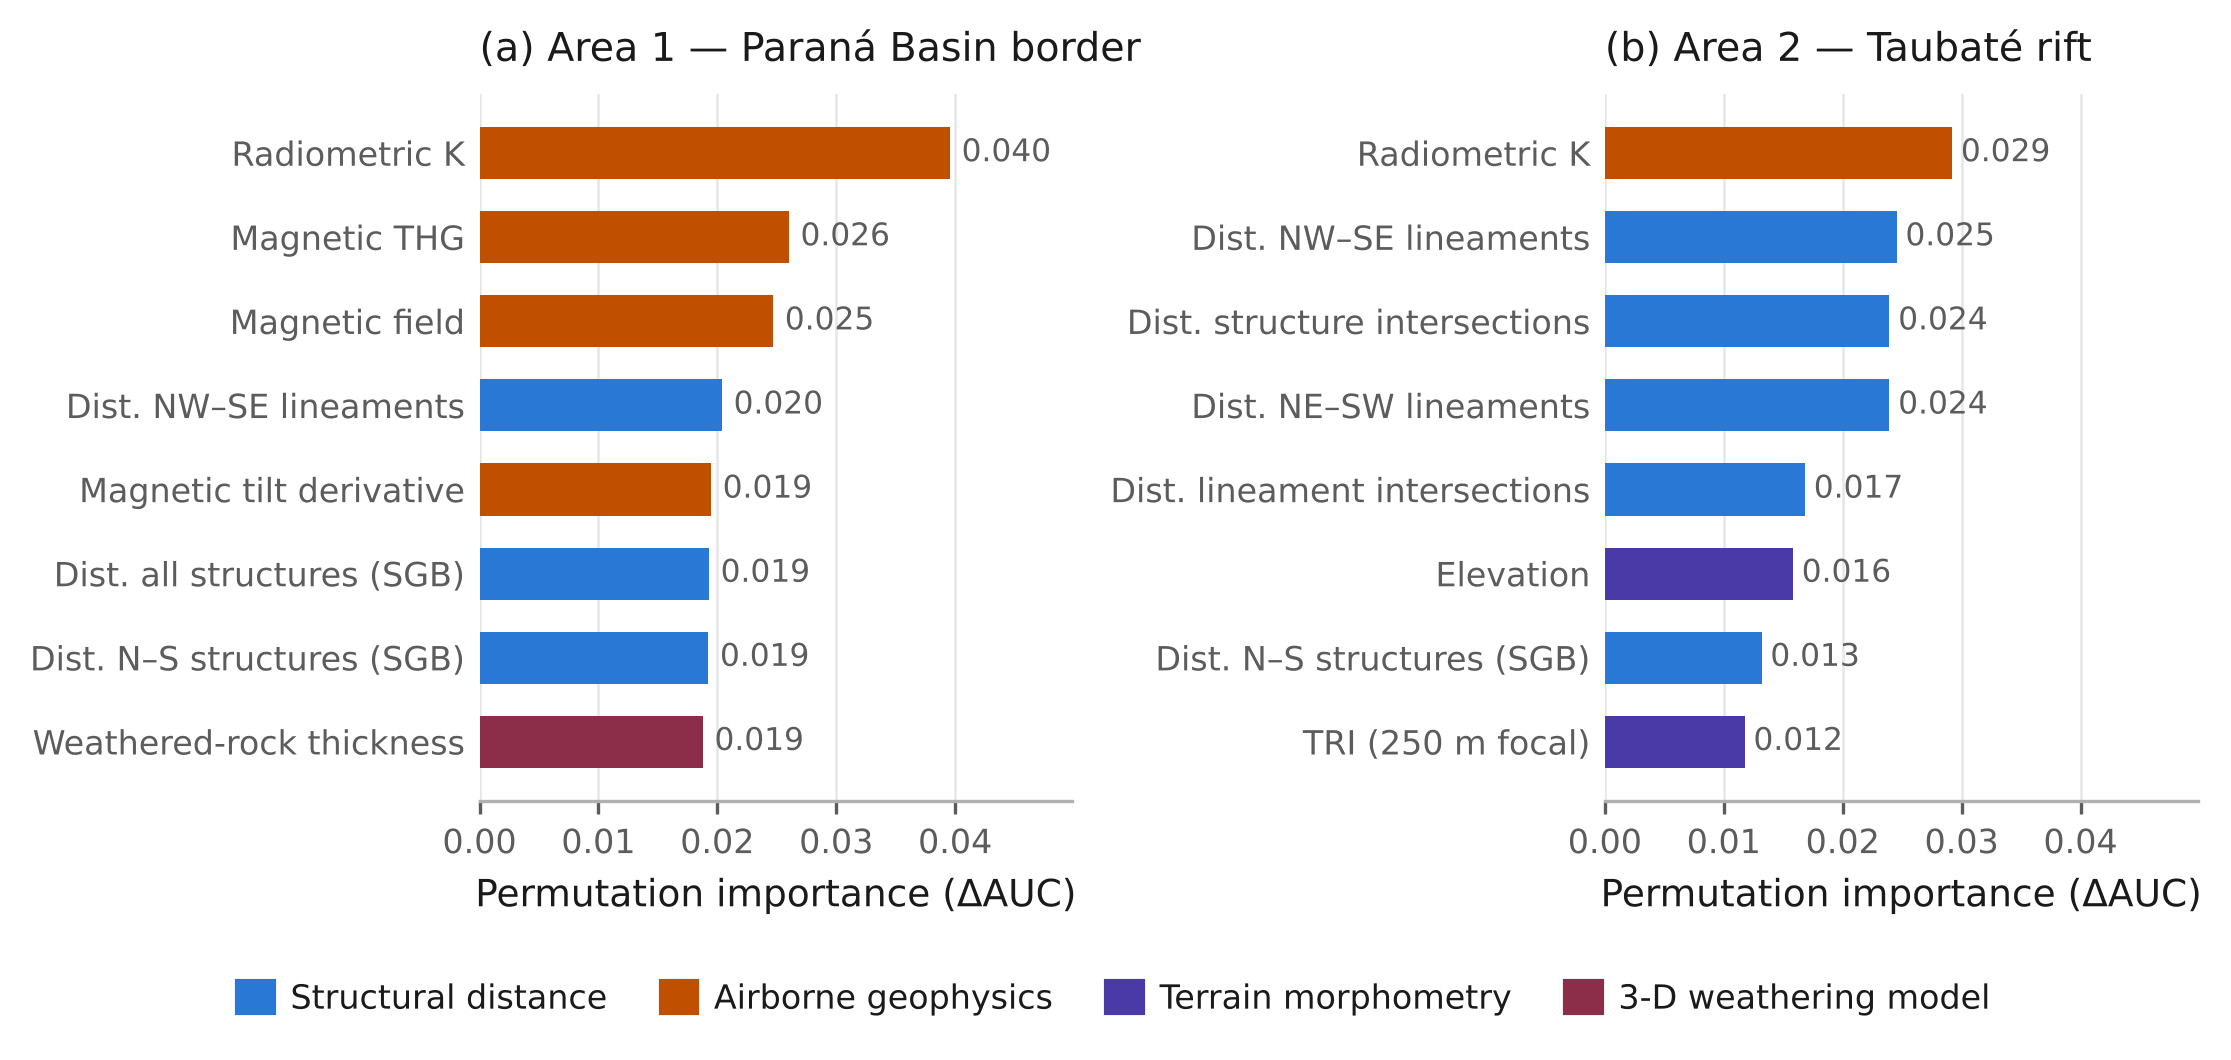

Here is the Python script that generated this plot:
#!/usr/bin/env python
# -*- coding: utf-8 -*-
"""Figura 6 do manuscrito — importancia por permutacao das oito
covariaveis principais, colorida por familia.

(a) Area 1 — borda da Bacia do Parana
(b) Area 2 — rifte de Taubate

Os numeros NAO sao digitados: o script le o CSV de importancia
arquivado de cada area, de modo que a figura e sempre consistente com o
que o s06 produziu. A traducao nome-interno -> rotulo em ingles e a
atribuicao de familia ficam em tabelas explicitas aqui; qualquer
covariavel que o s06 produzir e que nao esteja nelas interrompe a
execucao em vez de ser desenhada sem familia.

VARIANTE (09/11/2026): o default passou a ser pre_perfuracao, que le
importancia_permutacao_pre_perfuracao.csv. Motivo: o mapa e entregue
para decidir ONDE perfurar, e as covariaveis de projeto do poco
(profundidade final, comprimento de intervalo) nao existem nesse
momento — alem de medirem causalidade reversa, ja que a profundidade
final e decidida durante a obra. No conjunto completo elas ocupavam as
DUAS primeiras posicoes nas duas areas, com importancia ~3x a da
primeira covariavel de sitio.

Uso:
    python fig6_importances.py [--reports reports] [--saida .]
                               [--variante pre_perfuracao|completo]

Saida: fig6_importances.pdf/.png (variante pre_perfuracao) ou
       fig6_importances_completo.pdf/.png (variante completo)
"""
import argparse
import csv
import os
import sys

import matplotlib.pyplot as plt
import numpy as np

from figstyle import (FAMILIA, FAMILIA_ROTULO, LARGURA_2COL, TINTA,
                      TINTA2, estilo, grava, limpa)

N_TOPO = 8

# Os titulos vao em tinta neutra de proposito: a cor aqui significa
# FAMILIA (ver legenda), e pintar "Area 2" de #C05000 a confundiria com
# a familia geofisica. A identidade da area fica no proprio texto.
AREAS = [("area1", "(a) Area 1 — Paraná Basin border"),
         ("area2", "(b) Area 2 — Taubaté rift")]

# nome interno -> (rotulo em ingles, familia)
COVARIAVEIS = {
    "profundidade_m":        ("Well depth",                    "well design"),
    "lf_m":                  ("Screen length",                 "well design"),
    "geof_k":                ("Radiometric K",                 "geophysics"),
    "geof_eth":              ("Radiometric eTh",               "geophysics"),
    "geof_eu":               ("Radiometric eU",                "geophysics"),
    "geof_ct":               ("Radiometric total count",       "geophysics"),
    "geof_mag":              ("Magnetic field",                "geophysics"),
    "geof_mag_ght":          ("Magnetic THG",                  "geophysics"),
    "geof_mag_tilt":         ("Magnetic tilt derivative",      "geophysics"),
    "geof_mag_1dv":          ("Magnetic 1st vert. derivative", "geophysics"),
    "dist_lin_ne_sw":        ("Dist. NE–SW lineaments",        "structural"),
    "dist_lin_ew":           ("Dist. E–W lineaments",          "structural"),
    "dist_lin_nw_se":        ("Dist. NW–SE lineaments",        "structural"),
    "dist_lin_ns":           ("Dist. N–S lineaments",          "structural"),
    "dist_lin_intersec":     ("Dist. lineament intersections", "structural"),
    "dist_lin_ne_sw_sgb":    ("Dist. NE–SW structures (SGB)",  "structural"),
    "dist_lin_ew_sgb":       ("Dist. E–W structures (SGB)",    "structural"),
    "dist_lin_nw_se_sgb":    ("Dist. NW–SE structures (SGB)",  "structural"),
    "dist_lin_ns_sgb":       ("Dist. N–S structures (SGB)",    "structural"),
    "dist_lin_intersec_sgb": ("Dist. structure intersections", "structural"),
    "mde":                   ("Elevation",                     "terrain"),
    "declividade":           ("Slope",                         "terrain"),
    "tri":                   ("Terrain ruggedness index",      "terrain"),
    "twi":                   ("Topographic wetness index",      "terrain"),
    "hand":                  ("HAND",                          "terrain"),
    "dist_drenagem":         ("Dist. drainage",                "terrain"),
    "esp_solo":              ("Soil thickness",                "weathering"),
    "esp_saprolito":         ("Saprolite thickness",           "weathering"),
    "esp_rocha_alterada":    ("Weathered-rock thickness",      "weathering"),
    "prof_base_solo":        ("Depth to soil base",            "weathering"),
    "prof_topo_zona_rocha":  ("Depth to weathered rock",       "weathering"),
    "prof_topo_rocha_sa":    ("Depth to sound rock",           "weathering"),
    # 09/11/2026: completadas as 29 covariaveis que o s06 produz e que
    # faltavam aqui — duas delas entram no top 8 da variante
    # pre_perfuracao (dist_lin_total_sgb na Area 1, tri_f250 na Area 2)
    "dist_lin_total":        ("Dist. all lineaments",           "structural"),
    "dist_lin_total_sgb":    ("Dist. all structures (SGB)",     "structural"),
    "dens_lin_ne_sw":        ("Dens. NE\u2013SW lineaments",       "structural"),
    "dens_lin_ew":           ("Dens. E\u2013W lineaments",         "structural"),
    "dens_lin_nw_se":        ("Dens. NW\u2013SE lineaments",       "structural"),
    "dens_lin_ns":           ("Dens. N\u2013S lineaments",         "structural"),
    "dens_lin_total":        ("Dens. all lineaments",           "structural"),
    "dens_lin_intersec":     ("Dens. lineament intersections",  "structural"),
    "dens_lin_ne_sw_sgb":    ("Dens. NE\u2013SW structures (SGB)", "structural"),
    "dens_lin_ew_sgb":       ("Dens. E\u2013W structures (SGB)",   "structural"),
    "dens_lin_nw_se_sgb":    ("Dens. NW\u2013SE structures (SGB)", "structural"),
    "dens_lin_ns_sgb":       ("Dens. N\u2013S structures (SGB)",   "structural"),
    "dens_lin_total_sgb":    ("Dens. all structures (SGB)",     "structural"),
    "dens_lin_intersec_sgb": ("Dens. structure intersections",  "structural"),
    "curvatura":             ("Curvature",                      "terrain"),
    "northness":             ("Northness",                      "terrain"),
    "dens_drenagem":         ("Drainage density",               "terrain"),
    "declividade_f250":      ("Slope (250 m focal)",            "terrain"),
    "declividade_f500":      ("Slope (500 m focal)",            "terrain"),
    "declividade_f1000":     ("Slope (1 km focal)",             "terrain"),
    "hand_f250":             ("HAND (250 m focal)",             "terrain"),
    "hand_f500":             ("HAND (500 m focal)",             "terrain"),
    "hand_f1000":            ("HAND (1 km focal)",              "terrain"),
    "twi_f250":              ("TWI (250 m focal)",              "terrain"),
    "twi_f500":              ("TWI (500 m focal)",              "terrain"),
    "twi_f1000":             ("TWI (1 km focal)",               "terrain"),
    "tri_f250":              ("TRI (250 m focal)",              "terrain"),
    "tri_f500":              ("TRI (500 m focal)",              "terrain"),
    "tri_f1000":             ("TRI (1 km focal)",               "terrain"),
}


def ler_importancias(caminho):
    """Le o CSV do s06 e devolve as N_TOPO primeiras, ja ordenadas."""
    with open(caminho, encoding="utf-8-sig", newline="") as fh:
        linhas = list(csv.DictReader(fh))
    if not linhas:
        sys.exit("CSV vazio: %s" % caminho)
    campo = [c for c in linhas[0] if c != "covariavel"]
    if len(campo) != 1:
        sys.exit("Esperava uma coluna de valor em %s, achei %s"
                 % (caminho, campo))
    dados = [(r["covariavel"].strip(), float(r[campo[0]])) for r in linhas]
    dados.sort(key=lambda t: -t[1])
    topo = dados[:N_TOPO]

    desconhecidas = [n for n, _ in topo if n not in COVARIAVEIS]
    if desconhecidas:
        sys.exit("Covariavel sem rotulo/familia em COVARIAVEIS: %s\n"
                 "Acrescente antes de gerar a figura — nao desenho "
                 "covariavel sem familia." % ", ".join(desconhecidas))
    return topo


def painel(ax, topo, titulo, xmax):
    nomes = [COVARIAVEIS[n][0] for n, _ in topo]
    fams = [COVARIAVEIS[n][1] for n, _ in topo]
    vals = np.array([v for _, v in topo])

    # maior em cima
    y = np.arange(len(topo))[::-1]
    ax.barh(y, vals, height=0.62,
            color=[FAMILIA[f] for f in fams], linewidth=0, zorder=3)

    for yi, v in zip(y, vals):
        ax.text(v + vals.max() * 0.025, yi, "%.3f" % v, va="center",
                ha="left", fontsize=7.5, color=TINTA2, zorder=4)

    ax.set_yticks(y)
    ax.set_yticklabels(nomes)
    ax.set_xlim(0, xmax)
    ax.set_ylim(-0.7, len(topo) - 0.3)
    ax.set_xlabel("Permutation importance (ΔAUC)")
    ax.set_title(titulo, loc="left", pad=8, color=TINTA)
    limpa(ax, grade="x")
    ax.spines["left"].set_visible(False)
    ax.tick_params(axis="y", length=0)


def main():
    p = argparse.ArgumentParser()
    p.add_argument("--reports", default="reports")
    p.add_argument("--saida", default=".")
    p.add_argument("--variante", default="pre_perfuracao",
                   help="pre_perfuracao (default) | completo")
    a = p.parse_args()
    if a.variante not in ("pre_perfuracao", "completo"):
        sys.exit("Variante desconhecida: %s" % a.variante)
    sufixo = "" if a.variante == "completo" else "_" + a.variante
    nome_saida = ("fig6_importances" if a.variante == "pre_perfuracao"
                  else "fig6_importances_" + a.variante)
    print("Variante: %s" % a.variante)

    dados, usadas = {}, []
    for chave, _ in AREAS:
        caminho = os.path.join(a.reports, chave,
                               "importancia_permutacao%s.csv" % sufixo)
        if not os.path.exists(caminho):
            sys.exit("Nao encontrei %s" % caminho)
        dados[chave] = ler_importancias(caminho)
        for n, _ in dados[chave]:
            f = COVARIAVEIS[n][1]
            if f not in usadas:
                usadas.append(f)
        print("%s: %s" % (chave, ", ".join(
            "%s %.3f" % (COVARIAVEIS[n][0], v) for n, v in dados[chave])))

    estilo()
    fig, eixos = plt.subplots(1, 2, figsize=(LARGURA_2COL, 3.45))
    # Escala x COMUM aos dois paineis: a importancia por permutacao esta
    # em unidades de AUC nas duas areas, entao comprimento de barra e
    # comparavel entre elas — escalas distintas convidariam a leitura
    # errada de que a hierarquia da area 2 e tao forte quanto a da 1.
    xmax = 1.26 * max(v for d in dados.values() for _, v in d)
    for ax, (chave, titulo) in zip(eixos, AREAS):
        painel(ax, dados[chave], titulo, xmax)

    # legenda na ordem em que as familias aparecem nos dois paineis
    ordem = ["structural", "geophysics", "terrain", "weathering",
             "well design"]
    manipulos = [plt.Rectangle((0, 0), 1, 1, color=FAMILIA[f],
                               label=FAMILIA_ROTULO[f])
                 for f in ordem if f in usadas]
    fig.legend(handles=manipulos, loc="lower center",
               ncol=len(manipulos), frameon=False,
               bbox_to_anchor=(0.5, -0.02), handlelength=1.1,
               handleheight=1.1, handletextpad=0.5, columnspacing=1.6)

    fig.tight_layout(rect=(0, 0.07, 1, 1))
    grava(fig, a.saida, nome_saida)


if __name__ == "__main__":
    main()
